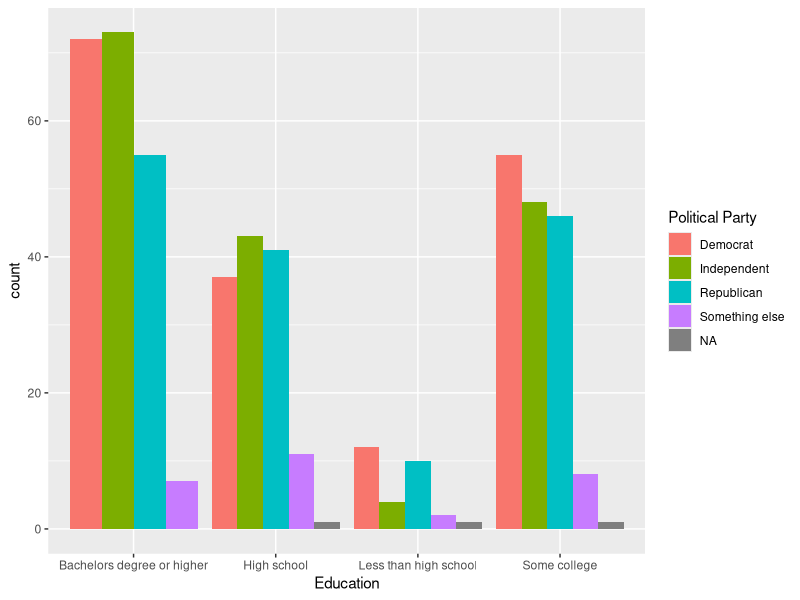

This figure's R source:
## ---- chunk 1
#| label: setup
#| warning: false
#| message: false

library(tidyverse)
library(ggplot2)

knitr::opts_chunk$set(echo = TRUE, warning=FALSE, message=FALSE)
## ---- chunk 2
abc_poll <- read_csv("_data/abc_poll_2021.csv")
## ---- chunk 3
table(abc_poll$ppeducat,abc_poll$QPID)
## ---- chunk 4
abc_poll_new <- abc_poll %>%
  mutate(partyid = str_remove(QPID, "A[n]* "),
         partyid = na_if(partyid, "Skipped")) %>%
  select(-QPID)
## ---- chunk 5
partyvseducation<-table(abc_poll_new$partyid,abc_poll_new$ppeducat)
myFrame <- as.data.frame(table(partyvseducation))
## ---- chunk 6
party_graphic<-ggplot(abc_poll_new, aes(abc_poll_new$ppeducat, ..count..)) + geom_bar(aes(fill = abc_poll_new$partyid), position = "dodge")
print(party_graphic + labs(
  fill = "Political Party", x = "Education"
))
## ---- chunk 7

